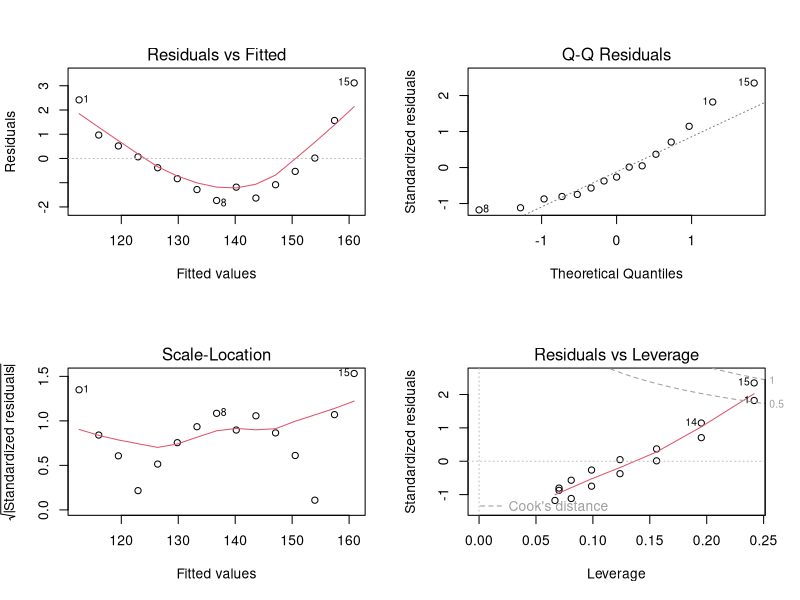
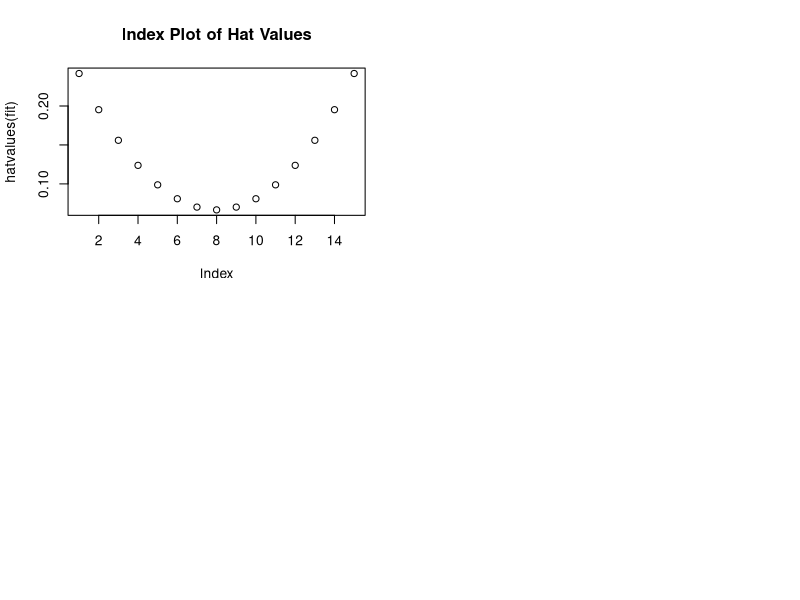

Generate these figures, in order, with R:
fit <- lm(mpg ~ hp + wt + hp:wt,data=mtcars)

print(summary(fit))

# 标准方法
fit <- lm(weight ~height,data=women)
par(mfrow=c(2,2))
plot(fit)

hat.plot <- function(fit){  
                            p <- length(coefficients(fit))
                            n <- length(fitted(fit))
                            plot( hatvalues(fit), main='Index Plot of Hat Values')
                            abline(h=c(2,3)*p/n, col='red', lty=2)
                            identify(1:n, hatvalues(fit), names(hatvalues(fit)))
                        }
hat.plot(fit)